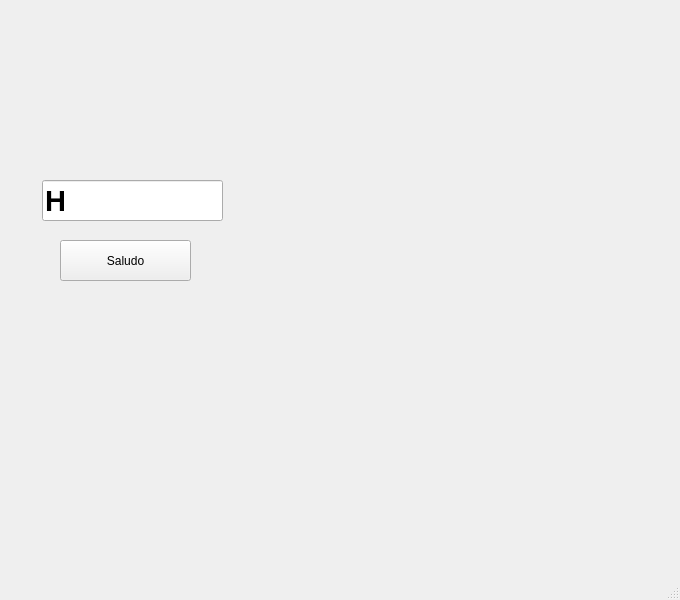
<?xml version="1.0" encoding="UTF-8"?>
<ui version="4.0">
 <class>MainWindow</class>
 <widget class="QMainWindow" name="MainWindow">
  <property name="geometry">
   <rect>
    <x>0</x>
    <y>0</y>
    <width>680</width>
    <height>600</height>
   </rect>
  </property>
  <property name="windowTitle">
   <string>MainWindow</string>
  </property>
  <widget class="QWidget" name="centralwidget">
   <widget class="QLabel" name="label_5">
    <property name="geometry">
     <rect>
      <x>460</x>
      <y>330</y>
      <width>161</width>
      <height>131</height>
     </rect>
    </property>
    <property name="text">
     <string/>
    </property>
    <property name="pixmap">
     <pixmap resource="../../recursos.qrc">:/Variadas/Imagenes/LogoEquipo.jpeg</pixmap>
    </property>
    <property name="scaledContents">
     <bool>true</bool>
    </property>
   </widget>
   <widget class="QLabel" name="label">
    <property name="geometry">
     <rect>
      <x>40</x>
      <y>20</y>
      <width>141</width>
      <height>111</height>
     </rect>
    </property>
    <property name="text">
     <string/>
    </property>
    <property name="pixmap">
     <pixmap resource="../../recursos.qrc">:/Logos/Imagenes/uat-solo-chico.png</pixmap>
    </property>
    <property name="scaledContents">
     <bool>true</bool>
    </property>
   </widget>
   <widget class="QLabel" name="label_4">
    <property name="geometry">
     <rect>
      <x>480</x>
      <y>30</y>
      <width>161</width>
      <height>141</height>
     </rect>
    </property>
    <property name="text">
     <string/>
    </property>
    <property name="pixmap">
     <pixmap resource="../../recursos.qrc">:/Logos/Imagenes/fians.png</pixmap>
    </property>
    <property name="scaledContents">
     <bool>true</bool>
    </property>
   </widget>
   <widget class="QLineEdit" name="lineEdit">
    <property name="geometry">
     <rect>
      <x>42</x>
      <y>180</y>
      <width>181</width>
      <height>41</height>
     </rect>
    </property>
    <property name="font">
     <font>
      <pointsize>22</pointsize>
      <weight>75</weight>
      <bold>true</bold>
      <underline>false</underline>
      <strikeout>false</strikeout>
     </font>
    </property>
    <property name="toolTip">
     <string>&lt;html&gt;&lt;head/&gt;&lt;body&gt;&lt;p align=&quot;center&quot;&gt;&lt;br/&gt;&lt;/p&gt;&lt;/body&gt;&lt;/html&gt;</string>
    </property>
    <property name="whatsThis">
     <string>&lt;html&gt;&lt;head/&gt;&lt;body&gt;&lt;p&gt;&lt;br/&gt;&lt;/p&gt;&lt;/body&gt;&lt;/html&gt;</string>
    </property>
    <property name="styleSheet">
     <string notr="true"/>
    </property>
    <property name="text">
     <string>H</string>
    </property>
   </widget>
   <widget class="QPushButton" name="btn_saludar">
    <property name="geometry">
     <rect>
      <x>60</x>
      <y>240</y>
      <width>131</width>
      <height>41</height>
     </rect>
    </property>
    <property name="text">
     <string>Saludo</string>
    </property>
   </widget>
  </widget>
  <widget class="QMenuBar" name="menubar">
   <property name="geometry">
    <rect>
     <x>0</x>
     <y>0</y>
     <width>680</width>
     <height>18</height>
    </rect>
   </property>
  </widget>
  <widget class="QStatusBar" name="statusbar"/>
 </widget>
 <resources>
  <include location="../../recursos.qrc"/>
 </resources>
 <connections/>
</ui>
